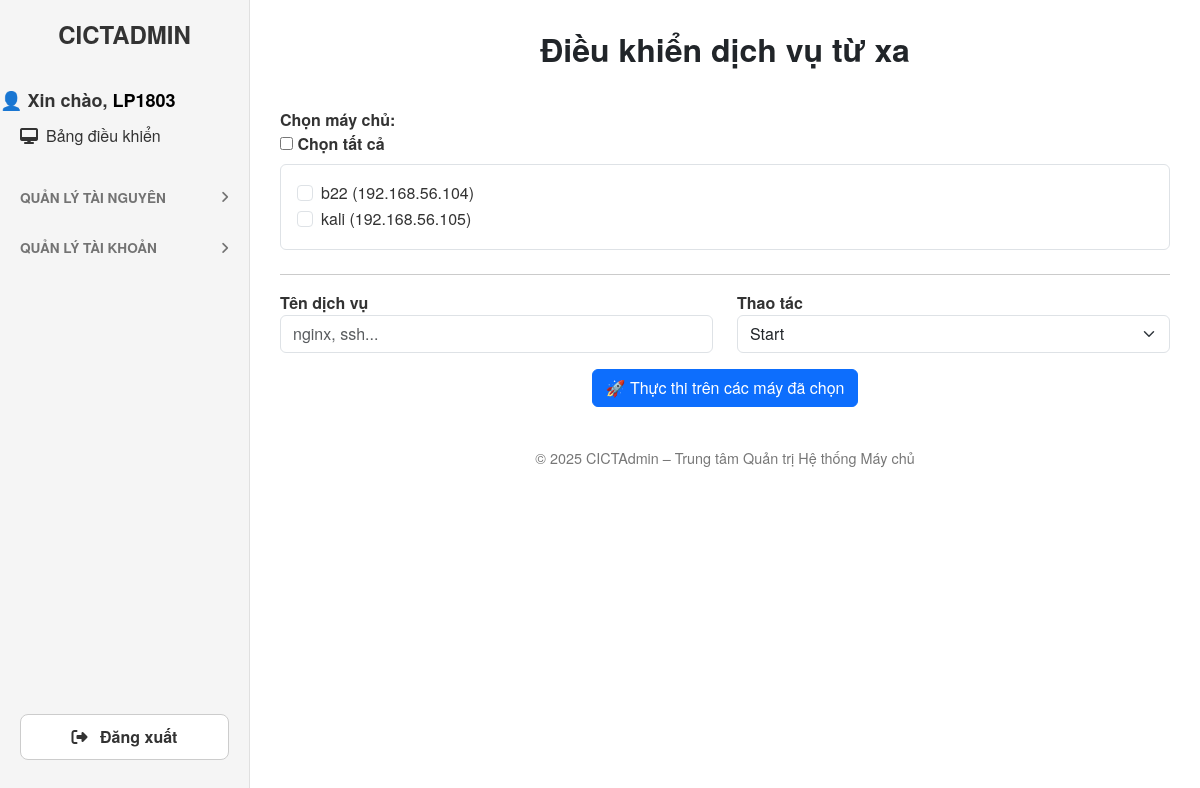
The app's page /remote_service (signed in) with its own data.
### tables this page shows
CREATE TABLE servers (
        id INTEGER PRIMARY KEY AUTOINCREMENT,
        name TEXT NOT NULL,
        ip TEXT NOT NULL,
        username TEXT NOT NULL,
        password TEXT NOT NULL,
        os TEXT,
        description TEXT,
        port INTEGER DEFAULT 22
    );

### app.py (the view, shortened to what this page needs)
@app.route("/remote_service", methods=["GET", "POST"])
@login_required
def remote_service():
    db = get_db()
    servers = db.execute("SELECT * FROM servers").fetchall()
    print("SERVERS:", servers)
    results = []
    return render_template(
        "remote_service.html",
        servers=servers,
        results=results
    )

### app.py (called while the page is built)
@app.context_processor
def inject_user():
    return dict(current_user=session.get("user"))

def get_db():
    db = getattr(g, "_database", None)
    if db is None:
        db = g._database = sqlite3.connect(DATABASE, detect_types=sqlite3.PARSE_DECLTYPES)
        db.row_factory = sqlite3.Row
    return db

@app.teardown_appcontext
def close_connection(exception):
    db = getattr(g, "_database", None)
    if db:
        db.close()

def login_required(f):
    @wraps(f)
    def decorated_function(*args, **kwargs):
        if "logged_in" not in session:
            flash("Bạn phải đăng nhập trước.", "warning")
            return redirect(url_for("login"))
        return f(*args, **kwargs)
    return decorated_function

### templates/remote_service.html (shortened to what this page needs)
{% extends "base.html" %}
{% block content %}
<div class="row">
    <div class="col-12">
        <h2 class="fw-bold mb-4 text-center text-dark">
            Điều khiển dịch vụ từ xa
        </h2>
    </div>
</div>
<form method="post" class="mt-3">
    <div class="mb-4">
        <label class="fw-bold">Chọn máy chủ:</label>
        <div class="mb-2">
            <input type="checkbox" onclick="toggleAll(this)">
            <strong>Chọn tất cả</strong>
        </div>
        <div class="border p-3 rounded" style="max-height: 200px; overflow-y: auto;">
            {% if servers and servers|length > 0 %}
                {% for server in servers %}
                    <div class="form-check">
                        <input class="form-check-input server-checkbox"
                               type="checkbox"
                               name="server_ids"
                               value="{{ server.id }}">
                        <label class="form-check-label">
                            {{ server.name or server.server_name or "No Name" }}
                            ({{ server.ip or "No IP" }})
                        </label>
                    </div>
                {% endfor %}
            {% else %}
                <div class="text-danger">
                    ❌ Không có máy chủ nào trong database
                </div>
            {% endif %}
        </div>
    </div>
    <hr>
    <div class="row mb-3">
        <div class="col-md-6">
            <label class="fw-bold">Tên dịch vụ</label>
            <input type="text" name="service" class="form-control" placeholder="nginx, ssh..." required>
        </div>
        <div class="col-md-6">
            <label class="fw-bold">Thao tác</label>
            <select name="action" class="form-select">
                <option value="start">Start</option>
            </select>
        </div>
    </div>
    <div class="mb-3 text-center">
        <button type="submit" class="btn btn-primary">
            🚀 Thực thi trên các máy đã chọn
        </button>
    </div>
</form>
{% endblock %}

### templates/base.html (style rules this page uses)
body { background-color: #ffffff; font-family: 'Helvetica Neue', Helvetica, Arial, sans-serif; margin: 0; display: flex; min-height: 100vh; }

### records on screen
servers: name "b22", ip "192.168.56.104"
servers: name "kali", ip "192.168.56.105"

### other values on screen
{{ current_user }} "LP1803"
